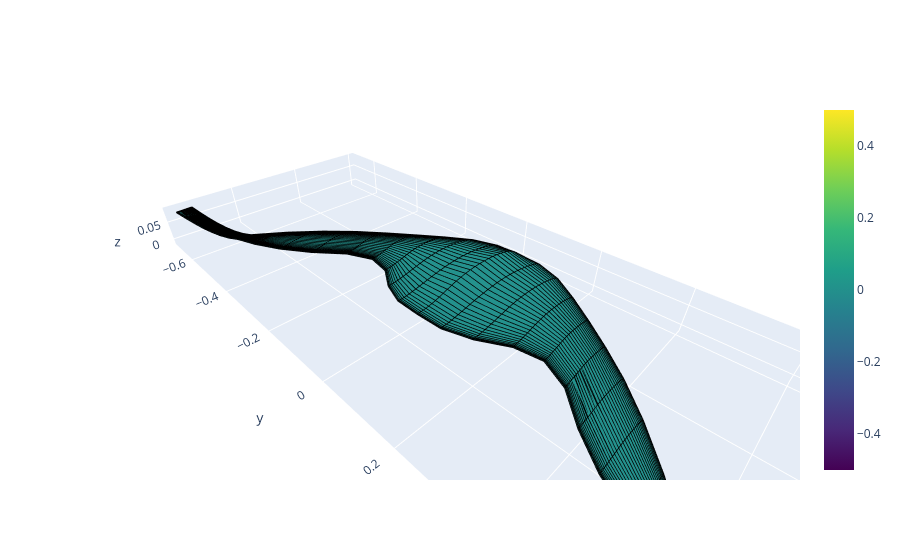

The notebook cell this image was saved under:
### Code cell
test_genes ={
        "y_root": 0.06,
        "y_break1_f": 0.40107692362953856,
        "y_break2_f": 0.4487053500599476,
        "y_tip_f": 0.910510052535605,
        "c_root": 0.3474829667659294,
        "c_brk1": 0.15,
        "c_brk2": 0.15,
        "c_tip": 0.04,
        "t_root": -0.2700969584925863,
        "t_brk1": 1.9078294600069654,
        "t_brk2": -1.393185682264143,
        "t_tip": -4.844387335037291,
        "x_root": 0.0,
        "x_brk1": 0.1198170309946362,
        "x_brk2": 0.23987352221233127,
        "x_tip": 0.42634383965530387,
        "z_root": 0.0,
        "z_brk1": 0.0,
        "z_brk2": 0.0,
        "z_tip": 0.0,
        "winglet_target_angle": 89.85229473332441,
        "h_w": 0.15,
        "R_w": 0.08751480550835225,
        "c_w_end": 0.04,
        "sweep_w": 0.1,
        "toe": 0.3645147983509814,
        "id_root": 4.678865254383291,
        "id_brk1": 10.63714388331626,
        "id_brk2": 1.2243630719134657,
        "id_tip": 4.382827183603557,
        "id_w": 6.048536776103584 
}

airplane, mass = build_airplane_curved(test_genes, 'quadratic')
#score, details = fitness_function(test_genes)
print(f"Samolot zbudowany pomyślnie! Szacowana masa: {mass:.3f} kg")
airplane.draw(backend='plotly')
alphas = np.linspace(-5, 15, 30)
x_cg = get_cg(airplane, sm=0.1)
data, x_cg_target = GA_aerodynamics(airplane, TARGET_VELOCITY, alphas, xyz_ref_orig=[x_cg, 0, 0])
score, score_details = fitness_function_weighted(data)
print(f"Score: {score:.2f}")
print(data)
s = str(x_cg_target)
print(f"Środek ciężkości: {s} m")

### Figure 1 — Plotly figure (JSON) as saved in the notebook; plotly's stock layout.template omitted (floating-point values rounded to 4 significant figures; data arrays with more than 128 entries replaced by an {"elided": "..."} marker saying what was removed)
{"data": [{"colorbar": {"title": {"text": ""}}, "colorscale": [[0, "#440154"], [0.1111, "#482878"], [0.2222, "#3e4989"], [0.3333, "#31688e"], [0.4444, "#26828e"], [0.5556, "#1f9e89"], [0.6667, "#35b779"], [0.7778, "#6ece58"], [0.8889, "#b5de2b"], [1, "#fde725"]], "flatshading": false, "i": {"elided": "4960 int values"}, "intensity": {"elided": "9920 int values"}, "j": {"elided": "4960 int values"}, "k": {"elided": "4960 int values"}, "showscale": true, "type": "mesh3d", "x": {"elided": "9920 float values"}, "y": {"elided": "9920 float values"}, "z": {"elided": "9920 float values"}}, {"line": {"color": "rgb(0,0,0)", "width": 3}, "mode": "lines", "name": "", "showlegend": false, "type": "scatter3d", "x": {"elided": "14880 float values"}, "y": {"elided": "14880 float values"}, "z": {"elided": "14880 float values"}}, {"line": {"color": "rgba(119,0,255,200)", "width": 1}, "mode": "lines", "name": "", "showlegend": false, "type": "scatter3d", "x": [], "y": [], "z": []}], "layout": {"scene": {"aspectmode": "data"}, "title": {"text": ""}}}
